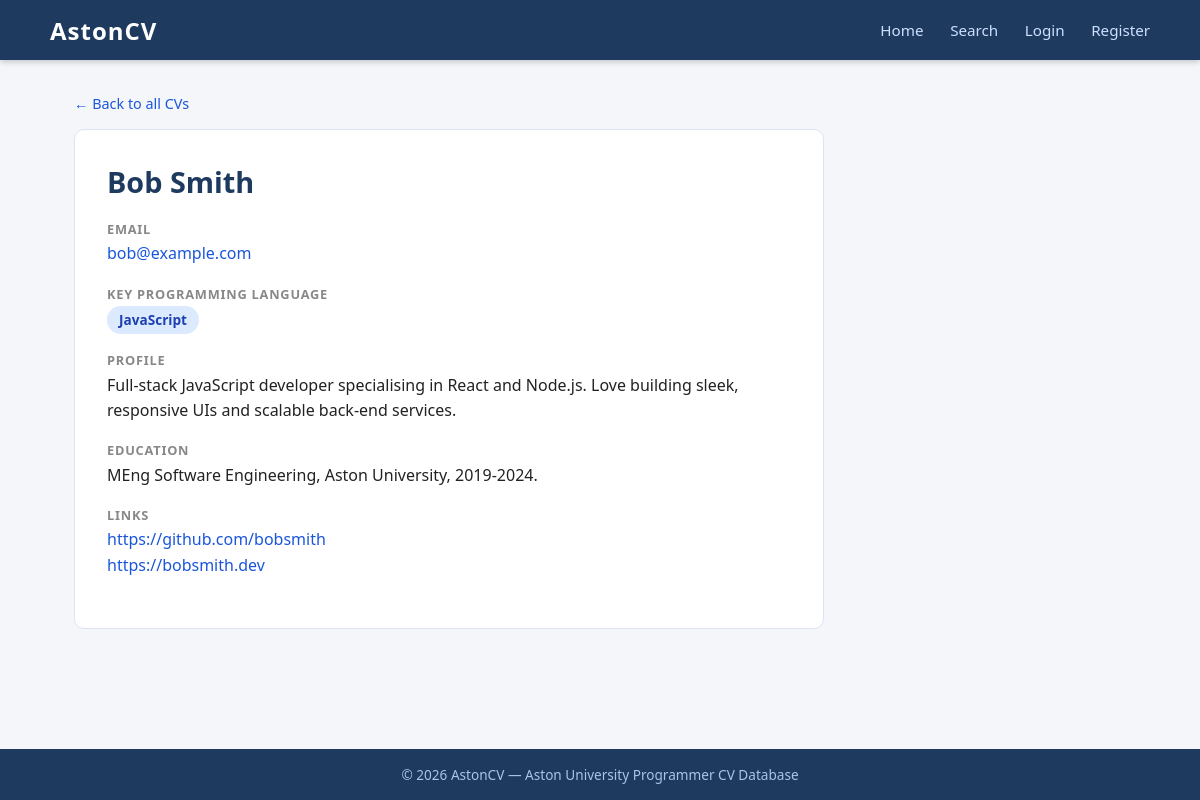
The page /view_cv.php?id=2 on the database its author committed.
### tables this page shows
CREATE TABLE `cvs` (
  `id`             bigint(20) UNSIGNED NOT NULL,
  `name`           varchar(100) NOT NULL,
  `email`          varchar(100) NOT NULL,
  `password`       varchar(255) NOT NULL,
  `keyprogramming` varchar(255) DEFAULT NULL,
  `profile`        varchar(500) DEFAULT NULL,
  `education`      varchar(500) DEFAULT NULL,
  `URLlinks`       varchar(500) DEFAULT NULL
);

### includes/auth.php (called while the page is built, shortened)
<?php
function e($string) {
    return htmlspecialchars($string ?? '', ENT_QUOTES, 'UTF-8');
}

### view_cv.php (the view, shortened to what this page needs)
<?php
require_once 'includes/db.php';
require_once 'includes/header.php';
$id = filter_input(INPUT_GET, 'id', FILTER_VALIDATE_INT);
$stmt = $pdo->prepare("SELECT * FROM cvs WHERE id = ?");
$stmt->execute([$id]);
$cv = $stmt->fetch();
?>
<a href="index.php" class="back-link">&larr; Back to all CVs</a>
<div class="cv-detail">
    <h1><?= e($cv['name']) ?></h1>
    <div class="detail-row">
        <div class="detail-label">Email</div>
        <div class="detail-value"><a href="mailto:<?= e($cv['email']) ?>"><?= e($cv['email']) ?></a></div>
    </div>
    <?php if ($cv['keyprogramming']): ?>
    <div class="detail-row">
        <div class="detail-label">Key Programming Language</div>
        <div class="detail-value"><span class="tag"><?= e($cv['keyprogramming']) ?></span></div>
    </div>
    <?php endif; ?>
    <?php if ($cv['profile']): ?>
    <div class="detail-row">
        <div class="detail-label">Profile</div>
        <div class="detail-value"><?= e($cv['profile']) ?></div>
    </div>
    <?php endif; ?>
    <?php if ($cv['education']): ?>
    <div class="detail-row">
        <div class="detail-label">Education</div>
        <div class="detail-value"><?= e($cv['education']) ?></div>
    </div>
    <?php endif; ?>
    <?php if ($cv['URLlinks']): ?>
    <div class="detail-row">
        <div class="detail-label">Links</div>
        <div class="detail-value">
            <?php
            $links = preg_split('/[\n,]+/', $cv['URLlinks']);
            foreach ($links as $link):
                $link = trim($link);
                if ($link):
            ?>
                <a href="<?= e($link) ?>" target="_blank" rel="noopener noreferrer"><?= e($link) ?></a><br>
            <?php endif; endforeach; ?>
        </div>
    </div>
    <?php endif; ?>
</div>
<?php require_once 'includes/footer.php'; ?>

### css/style.css (style rules this page uses)
*, *::before, *::after { box-sizing: border-box; margin: 0; padding: 0; }
body { font-family: 'Segoe UI', Arial, sans-serif; font-size: 16px; background: #f4f6fa; color: #222; min-height: 100vh; display: flex; flex-direction: column; }
a { color: #1a56db; text-decoration: none; }
h1 { font-size: 1.8rem; margin-bottom: 1.2rem; color: #1e3a5f; }
.cv-detail { background: #fff; border: 1px solid #dde3f0; border-radius: 10px; padding: 2rem; max-width: 750px; }
.cv-detail .detail-row { margin-bottom: 1.1rem; }
.cv-detail .detail-label { font-size: 0.8rem; font-weight: 700; text-transform: uppercase; letter-spacing: 0.06em; color: #888; margin-bottom: 0.2rem; }
.cv-detail .detail-value { font-size: 1rem; color: #222; line-height: 1.6; }
.cv-detail .tag { display: inline-block; background: #dbeafe; color: #1e40af; border-radius: 20px; padding: 0.2rem 0.75rem; font-size: 0.85rem; font-weight: 600; }
.back-link { display: inline-block; margin-bottom: 1rem; font-size: 0.9rem; color: #1a56db; }

### rows shown on the page
cvs: name "Bob Smith", email "bob@example.com", keyprogramming "JavaScript", profile "Full-stack JavaScript developer specialising in React and Node.js. Love building sleek, responsive UIs and scalable back-end services.", education "MEng Software Engineering, Aston University, 2019-2024.", URLlinks "https://github.com/bobsmith", URLlinks "https://bobsmith.dev"
